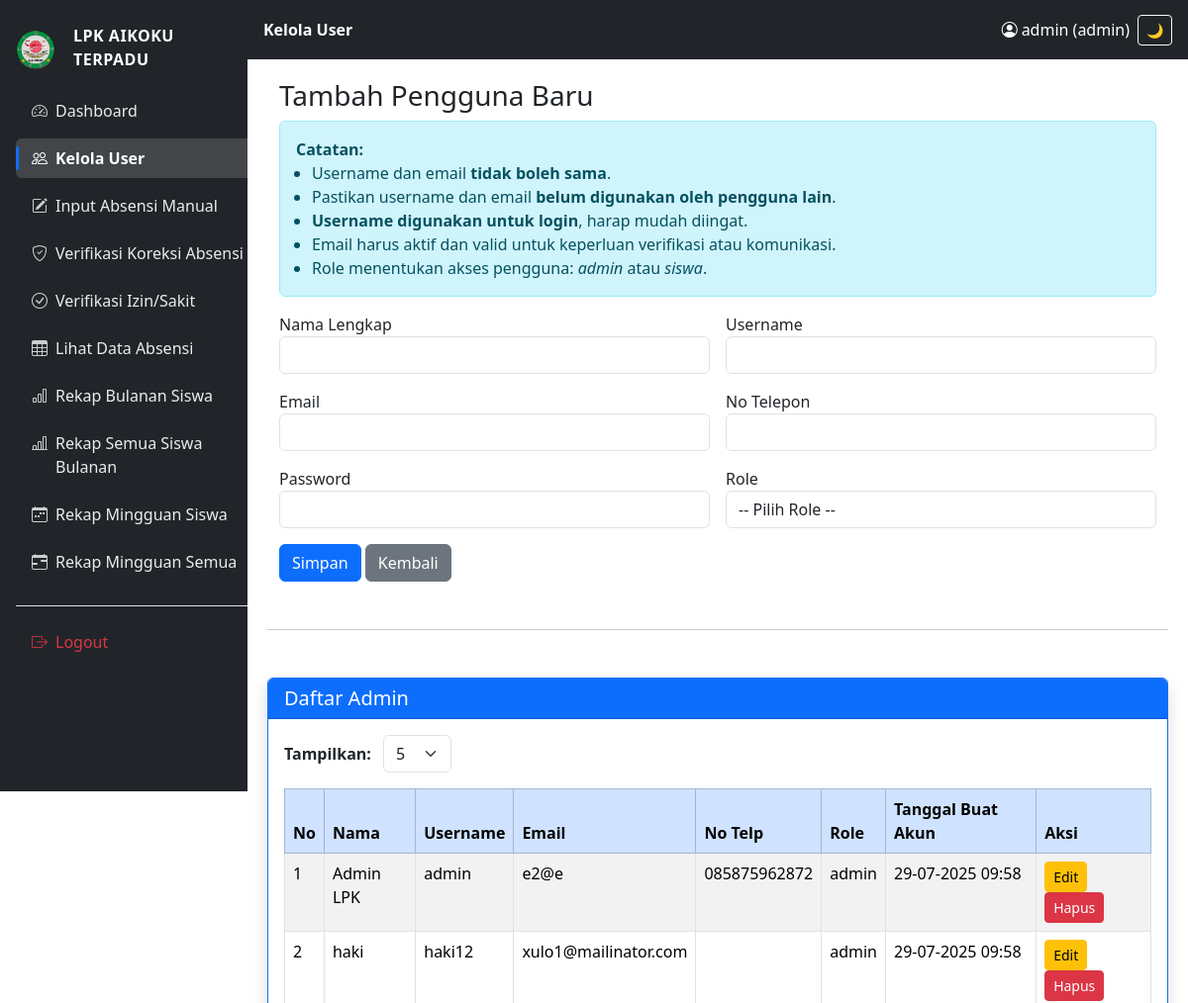
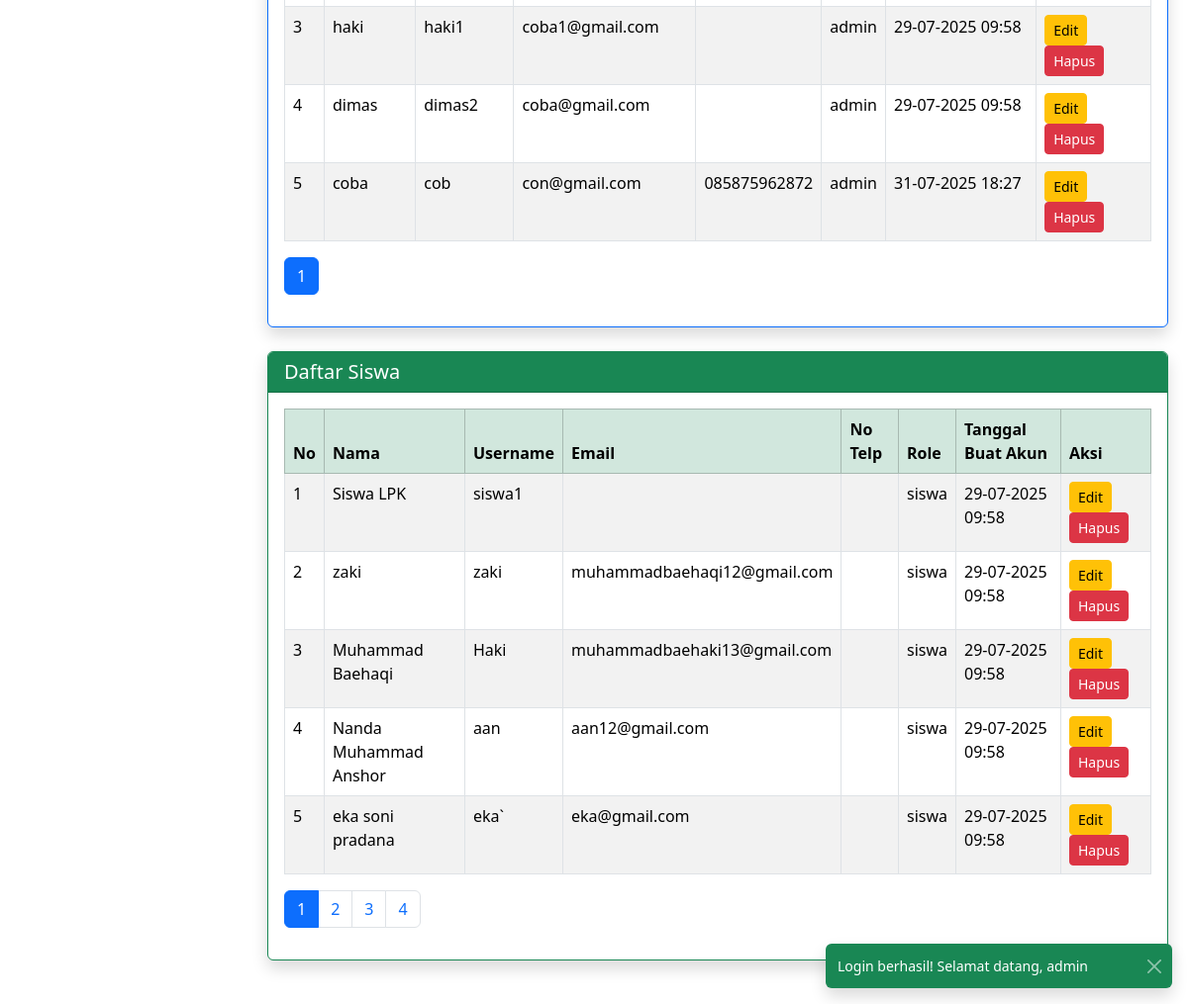
Screenshot of /admin/kelola_user.php (signed in) with the database file from the repository (2 pictures, top to bottom).
### tables this page shows
CREATE TABLE `tb_pengguna` (
  `id_pengguna` int(11) NOT NULL,
  `nama_lengkap` varchar(100) DEFAULT NULL,
  `username` varchar(50) DEFAULT NULL,
  `email` varchar(100) DEFAULT NULL,
  `no_telp` varchar(20) DEFAULT NULL,
  `password` varchar(255) DEFAULT NULL,
  `role` enum('admin','siswa') DEFAULT 'siswa',
  `tanggal_dibuat` datetime DEFAULT current_timestamp()
);

### admin/kelola_user.php (the view, shortened to what this page needs)
<?php
include '../includes/config.php';
$limit = isset($_GET['limit']) ? (int) $_GET['limit'] : 5;
$page_admin = isset($_GET['page_admin']) ? (int) $_GET['page_admin'] : 1;
$page_siswa = isset($_GET['page_siswa']) ? (int) $_GET['page_siswa'] : 1;
$offset_admin = ($page_admin - 1) * $limit;
$offset_siswa = ($page_siswa - 1) * $limit;
$total_admin = mysqli_fetch_row(mysqli_query($koneksi, "SELECT COUNT(*) FROM tb_pengguna WHERE role='admin'"))[0];
$total_pages_admin = ceil($total_admin / $limit);
$data_admin = mysqli_query($koneksi, "SELECT * FROM tb_pengguna WHERE role='admin' ORDER BY id_pengguna ASC
 LIMIT $limit OFFSET $offset_admin");
$total_siswa = mysqli_fetch_row(mysqli_query($koneksi, "SELECT COUNT(*) FROM tb_pengguna WHERE role='siswa'"))[0];
$total_pages_siswa = ceil($total_siswa / $limit);
$data_siswa = mysqli_query($koneksi, "SELECT * FROM tb_pengguna WHERE role='siswa' ORDER BY id_pengguna ASC
 LIMIT $limit OFFSET $offset_siswa");
?>
<!DOCTYPE html>
<html>
<head>
    <link rel="stylesheet" href="https://cdn.jsdelivr.net/npm/bootstrap@5.3.0/dist/css/bootstrap.min.css">
</head>
<?php include '../includes/sidebar.php'; ?>
<div class="main-content">
    <?php if (isset($_SESSION['toast'])): ?>
        <div class="position-fixed bottom-0 end-0 p-3" style="z-index:9999;">
            <div class="toast align-items-center text-white bg-<?= $_SESSION['toast']['type'] ?> border-0 show"
                role="alert">
                <div class="d-flex">
                    <div class="toast-body"><?= $_SESSION['toast']['message'] ?></div>
                    <button type="button" class="btn-close btn-close-white me-2 m-auto" data-bs-dismiss="toast"></button>
                </div>
            </div>
        </div>
        <?php unset($_SESSION['toast']); endif; ?>
    <div class="container">
    <h3>Tambah Pengguna Baru</h3>
    <div class="alert alert-info" role="alert">
        <strong>Catatan:</strong>
        <ul class="mb-0 ps-3">
            <li>Username dan email <strong>tidak boleh sama</strong>.</li>
            <li>Pastikan username dan email <strong>belum digunakan oleh pengguna lain</strong>.</li>
            <li><strong>Username digunakan untuk login</strong>, harap mudah diingat.</li>
            <li>Email harus aktif dan valid untuk keperluan verifikasi atau komunikasi.</li>
            <li>Role menentukan akses pengguna: <em>admin</em> atau <em>siswa</em>.</li>
        </ul>
    </div>
        <form method="post" class="row g-3">
            <div class="col-md-6"><label>Nama Lengkap</label><input type="text" name="nama" class="form-control"
                    required></div>
            <div class="col-md-6"><label>Username</label><input type="text" name="username" class="form-control"
                    required></div>
            <div class="col-md-6"><label>Email</label><input type="email" name="email" class="form-control" required>
            </div>
            <div class="col-md-6">
                <label>No Telepon</label>
                <input type="text" name="no_telp" class="form-control" required>
            </div>
            <div class="col-md-6"><label>Password</label><input type="text" name="password" class="form-control"
                    required></div>
            <div class="col-md-6">
                <label>Role</label>
                <select name="role" class="form-control" required>
                    <option value="">-- Pilih Role --</option>
                </select>
            </div>
            <div class="col-12">
                <button class="btn btn-primary" name="submit">Simpan</button>
                <a href="dashboard_admin.php" class="btn btn-secondary">Kembali</a>
            </div>
        </form>
    </div>
    <hr class="my-5">
<div class="card border-primary shadow mb-4">
    <div class="card-header bg-primary text-white">
        <h5 class="mb-0">Daftar Admin</h5>
    </div>
    <div class="card-body">
        <form method="get" class="mb-3">
            <label class="fw-semibold">Tampilkan:</label>
            <select name="limit" onchange="this.form.submit()" class="form-select d-inline-block w-auto ms-2">
                <?php foreach ([5, 10, 15, 20] as $opt): ?>
                    <option value="<?= $opt ?>" <?= ($limit == $opt ? 'selected' : '') ?>><?= $opt ?></option>
                <?php endforeach; ?>
            </select>
        </form>
        <div class="table-responsive">
            <table class="table table-bordered table-striped">
                <thead class="table-primary">
                    <tr>
                        <th>No</th>
                        <th>Nama</th>
                        <th>Username</th>
                        <th>Email</th>
                        <th>No Telp</th>
                        <th>Role</th>
                        <th>Tanggal Buat Akun</th>
                        <th>Aksi</th>
                    </tr>
                </thead>
                <tbody>
                    <?php $no = $offset_admin + 1;
                    while ($row = mysqli_fetch_assoc($data_admin)): ?>
                        <tr>
                            <td><?= $no++ ?></td>
                            <td><?= htmlspecialchars($row['nama_lengkap']) ?></td>
                            <td><?= htmlspecialchars($row['username']) ?></td>
                            <td><?= htmlspecialchars($row['email']) ?></td>
                            <td><?= htmlspecialchars($row['no_telp']) ?></td>
                            <td><?= htmlspecialchars($row['role']) ?></td>
                            <td><?= date('d-m-Y H:i', strtotime($row['tanggal_dibuat'])) ?></td>
                            <td>
                                <button type="button" class="btn btn-sm btn-warning" data-bs-toggle="modal"
                                    data-bs-target="#editModal<?= $row['id_pengguna'] ?>">Edit</button>
                                <button type="button" class="btn btn-sm btn-danger" data-bs-toggle="modal"
                                    data-bs-target="#deleteModal<?= $row['id_pengguna'] ?>">Hapus</button>
                            </td>
                        </tr>
                <?php endwhile; ?>
                </tbody>
            </table>
        <nav>
            <ul class="pagination">
                <?php for ($i = 1; $i <= $total_pages_admin; $i++): ?>
                        <li class="page-item <?= ($i == $page_admin) ? 'active' : '' ?>">
                            <a class="page-link"
                                href="?page_admin=<?= $i ?>&page_siswa=<?= $page_siswa ?>&limit=<?= $limit ?>"><?= $i ?></a>
                        </li>
                    <?php endfor; ?>
                </ul>
            </nav>
        </div>
    </div>
</div>
<div class="card border-success shadow mb-4">
    <div class="card-header bg-success text-white">
        <h5 class="mb-0">Daftar Siswa</h5>
    </div>
    <div class="card-body">
    <div class="table-responsive">
        <table class="table table-bordered table-striped">
            <thead class="table-success">
                <tr>
                    <th>No</th>
                    <th>Nama</th>
                    <th>Username</th>
                    <th>Email</th>
                    <th>No Telp</th>
                    <th>Role</th>
                    <th>Tanggal Buat Akun</th>
                    <th>Aksi</th>
                </tr>
            </thead>
            <tbody>
                <?php $no = $offset_siswa + 1;
                while ($row = mysqli_fetch_assoc($data_siswa)): ?>
                    <tr>
                        <td><?= $no++ ?></td>
                        <td><?= htmlspecialchars($row['nama_lengkap']) ?></td>
                        <td><?= htmlspecialchars($row['username']) ?></td>
                        <td><?= htmlspecialchars($row['email']) ?></td>
                        <td><?= htmlspecialchars($row['no_telp']) ?></td>
                        <td><?= htmlspecialchars($row['role']) ?></td>
                        <td><?= date('d-m-Y H:i', strtotime($row['tanggal_dibuat'])) ?></td>
                        <td>
                            <button type="button" class="btn btn-sm btn-warning" data-bs-toggle="modal"
                                data-bs-target="#editModal<?= $row['id_pengguna'] ?>">Edit</button>
                            <button type="button" class="btn btn-sm btn-danger" data-bs-toggle="modal"
                                data-bs-target="#deleteModal<?= $row['id_pengguna'] ?>">Hapus</button>
                        </td>
                    </tr>
                <?php endwhile; ?>
            </tbody>
        </table>
        <nav>
            <ul class="pagination">
                <?php for ($i = 1; $i <= $total_pages_siswa; $i++): ?>
                    <li class="page-item <?= ($i == $page_siswa) ? 'active' : '' ?>">
                        <a class="page-link"
                            href="?page_admin=<?= $page_admin ?>&page_siswa=<?= $i ?>&limit=<?= $limit ?>"><?= $i ?></a>
                    </li>
                <?php endfor; ?>
            </ul>
        </nav>
    </div>
    </div>
    </div>
</div>
</body>
</html>

### admin/kelola_user.php (style rules this page uses)
body { margin: 0; padding: 0; display: flex; }
.main-content { margin-left: 250px; padding: 80px 20px 20px; width: 100%; }
.table-responsive { overflow-x: scroll !important; scrollbar-width: auto; }

### includes/sidebar.php (style rules this page uses)
html { overflow-x: hidden; }
body { margin: 0; padding: 0; overflow-x: hidden; }
.card { background-color: white; transition: background-color 0.2s ease-in-out; }

### rows the page displays
tb_pengguna: nama_lengkap "Admin LPK", username "admin", email "e2@e", no_telp "085875962872", role "admin", tanggal_dibuat "29-07-2025 09:58"
tb_pengguna: nama_lengkap "haki", username "haki12", email "xulo1@mailinator.com", role "admin", tanggal_dibuat "29-07-2025 09:58"
tb_pengguna: nama_lengkap "haki", username "haki1", email "coba1@gmail.com", role "admin", tanggal_dibuat "29-07-2025 09:58"
tb_pengguna: nama_lengkap "dimas", username "dimas2", email "coba@gmail.com", role "admin", tanggal_dibuat "29-07-2025 09:58"
tb_pengguna: nama_lengkap "coba", username "cob", email "con@gmail.com", no_telp "085875962872", role "admin", tanggal_dibuat "31-07-2025 18:27"
tb_pengguna: nama_lengkap "Siswa LPK", username "siswa1", role "siswa", tanggal_dibuat "29-07-2025 09:58"
tb_pengguna: nama_lengkap "zaki", username "zaki", email "muhammadbaehaqi12@gmail.com", role "siswa", tanggal_dibuat "29-07-2025 09:58"
tb_pengguna: nama_lengkap "Muhammad Baehaqi", username "Haki", email "muhammadbaehaki13@gmail.com", role "siswa", tanggal_dibuat "29-07-2025 09:58"
tb_pengguna: nama_lengkap "Nanda Muhammad Anshor", username "aan", email "aan12@gmail.com", role "siswa", tanggal_dibuat "29-07-2025 09:58"
tb_pengguna: nama_lengkap "eka soni pradana", username "eka`", email "eka@gmail.com", role "siswa", tanggal_dibuat "29-07-2025 09:58"

### other values shown
$judulHalaman "Kelola User"
$_SESSION['username'] "admin"
$_SESSION['role'] "admin"
$_SESSION['toast']['message'] "Login berhasil! Selamat datang, admin"
form field limit "5"
